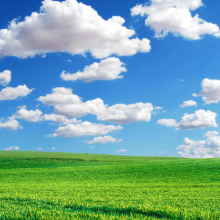
#> input picture 영상이해/sample/ground.png, 220 x 220 px, found by its file name
$ python 06_merge1.py
#> lines starting #> are read from the running program, lines starting #| are printed output that depends on the picture
import numpy as np
import cv2

im1 = cv2.imread(r'MYPRJ\sample250227\ground.png',cv2.IMREAD_GRAYSCALE)
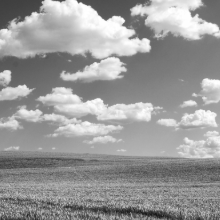
#> im1: shape (220, 220); min 24, max 255, mean 153.8
im2 = cv2.imread(r'MYPRJ\sample250227\tree2.png',cv2.IMREAD_GRAYSCALE)
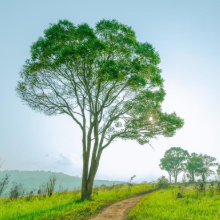
#> input picture 영상이해/sample/tree2.png, 220 x 220 px, found by its file name
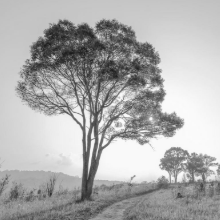
#> im2: shape (220, 220); min 27, max 251, mean 173.2

#im3 = im1 + im2
im3 = cv2.addWeighted(im1, 0.4, im2, 0.6, 0)
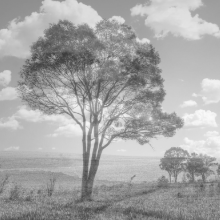
#> im3: shape (220, 220); min 59, max 249, mean 165.5

cv2.imshow("title1", im1)
cv2.imshow("title2", im2)
cv2.imshow("title3", im3)
cv2.waitKey(0)
cv2.destroyAllWindows()
